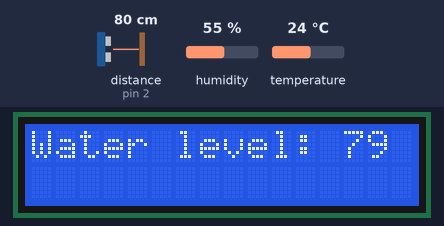
This sketch was run on a simulated Arduino Uno, built with avr-gcc and run on an emulated ATmega328P. On the bench: 16×2 character LCD. Wiring (inferred from the names in the program): ultrasonic range finder: trigger pin 3; echo pin 2. The test bench sets the inputs (shaded band); at power-on: distance to the obstacle (sensor on pin 2) 80 cm, humidity 55 %, temperature 24 °C. The echo pulse lasts 58.3 µs per cm; what the sketch prints to the serial monitor is not drawn.

Above: at 1.2 s.
1.3 s: distance to the obstacle (sensor on pin 2) set to 2 cm
At 2.71 s:
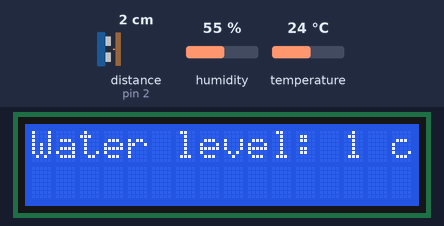
7.8 s: humidity set to 22 %
At 10.08 s:
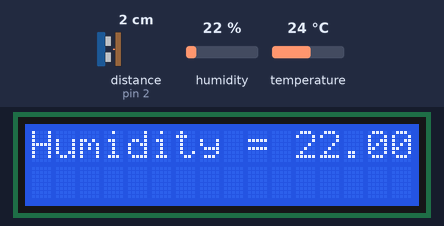
11.4 s: temperature set to 12 °C
At 13.62 s:
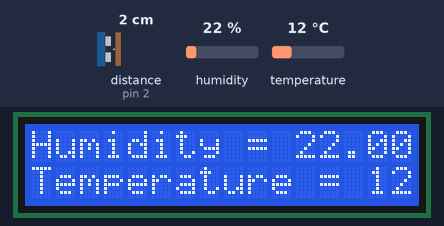
14.9 s: distance to the obstacle (sensor on pin 2) set to 250 cm
At 15.82 s:
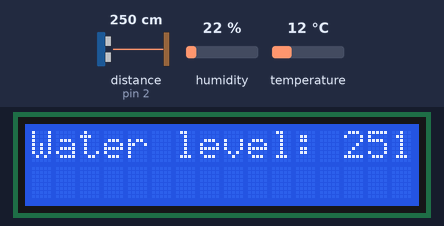
21.7 s: humidity set to 40 %
At 23.25 s:
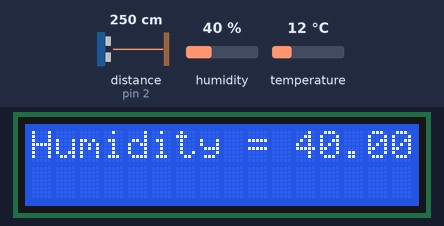
24.6 s: distance to the obstacle (sensor on pin 2) set to 4 cm
At 25.73 s:
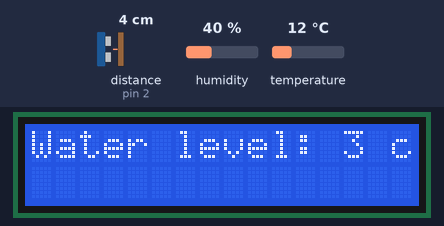

The sketch:

Project.ino
```cpp
#include "DHT.h"

#define DHTPIN 8
#define DHTTYPE DHT11
DHT dht(DHTPIN, DHTTYPE);

#include <Wire.h>
#include <LiquidCrystal_I2C.h>
LiquidCrystal_I2C lcd(0x38,16,2);

float vol = 0.0,l_minute;
unsigned char flowsensor = 2; // Sensor Input
unsigned long currentTime;
unsigned long cloopTime;
unsigned long flow_frequency;

const int echoPin = 2; // Echo Pin of Ultrasonic Sensor
const int pingPin = 3; // Trigger Pin of Ultrasonic Sensor


void flow () // Interrupt function to increment flow
{
   flow_frequency++;
}

void setup()
{
   Serial.begin(9600);
   pinMode(flowsensor, INPUT);
   digitalWrite(flowsensor, HIGH); // Optional Internal Pull-Up
   attachInterrupt(digitalPinToInterrupt(flowsensor), flow, RISING); // Setup Interrupt

   dht.begin();

   lcd.begin(16,2);
   lcd.backlight();
   lcd.clear();
   currentTime = millis();
   cloopTime = currentTime;

   pinMode(pingPin, OUTPUT); // initialising pin 3 as output
   pinMode(echoPin, INPUT); // initialising pin 2 as input

   pinMode (2 , INPUT);
}

void loop ()
{
   lcd.clear();
   lcd.setCursor(0,0);
   lcd.print("Humidity = ");
   lcd.print((float)dht.readHumidity());//print the humidity
   lcd.print(" %");
   delay(250);
   lcd.setCursor(0,1);
   lcd.print("Temperature = ");
   lcd.print((float)dht.readTemperature());//print the temperature
   lcd.print(" Celsius");
   delay(250);

   Serial.print("Humidity = ");
   Serial.print((float)dht.readHumidity());//print the humidity
   Serial.println(" %");

   Serial.print("Temperature = ");
   Serial.print((float)dht.readTemperature());//print the humidity
   Serial.println(" Celsius");

   int rain = digitalRead(2);
   if(rain==1)
   {
      lcd.clear();
      lcd.setCursor(0,0);
      lcd.print("Weather Forecast: ");
      lcd.print("Its Raining");
      delay(250);

      Serial.print("Weather Forecast: ");
      Serial.println("Its Raining");
   }
   else
   {
      lcd.clear();
      lcd.setCursor(0,1);
      lcd.print("Weather Forecast: ");
      lcd.print("No Rain");
      delay(250);

      //Serial.print("Weather Forecast: ");
      //Serial.println("No Rain");
   }

   long duration, inches, cm;

   digitalWrite(pingPin, LOW);
   delayMicroseconds(2);

   digitalWrite(pingPin, HIGH);
   delayMicroseconds(10);

   digitalWrite(pingPin, LOW);

   duration = pulseIn(echoPin, HIGH); // using pulsin function to determine total time
   inches = microsecondsToInches(duration); // calling method
   cm = microsecondsToCentimeters(duration); // calling method
   lcd.clear();
   lcd.setCursor(0,0);
   lcd.print("Water level: ");
   lcd.print(cm);
   lcd.print(" cm");
   delay(250);

   Serial.print("Water level: ");
   Serial.print( cm );
   Serial.println(" cm");

   currentTime = millis();
   // Every second, calculate and print litres/hour
   if(currentTime >= (cloopTime + 1000))
   {
    cloopTime = currentTime; // Updates cloopTime
    if(flow_frequency != 0)
    {

       l_minute = (flow_frequency / 7.5); // (Pulse frequency x 60 min) / 7.5Q = flowrate in L/hour
      lcd.clear();
      lcd.setCursor(0,0);
      lcd.print("Rate: ");
      lcd.print(l_minute);
      lcd.print(" L/M");
      delay(250);
      l_minute = l_minute/60;
      lcd.setCursor(0,1);
      vol = vol +l_minute;
      lcd.print("Vol:");
      lcd.print(vol);
      lcd.print(" L");
      delay(250);

      //Serial.print("Rate: ");
      //Serial.print(l_minute);
      //Serial.println(" L/M");
      //Serial.print("Vol:");
      //Serial.print(vol);
      //Serial.println(" L");

      flow_frequency = 0; // Reset Counter
    }
    else {
      lcd.clear();
      lcd.setCursor(0,0);
      lcd.print("Rate: ");
      lcd.print( flow_frequency );
      lcd.print(" L/M");
      delay(250);
      lcd.setCursor(0,1);
      lcd.print("Vol:");
      lcd.print(vol);
      lcd.print(" L");
      delay(250);

      Serial.print("Rate: ");
      Serial.print( flow_frequency );
      Serial.println(" L/M");
      Serial.print("Vol:");
      Serial.print(vol);
      Serial.println(" L");
    }
   }

}

long microsecondsToInches(long microseconds) // method to covert microsec to inches
{
 return microseconds / 74 / 2;
}
long microsecondsToCentimeters(long microseconds) // method to covert microsec to centimeters
{
   return microseconds / 29 / 2;
}
```
